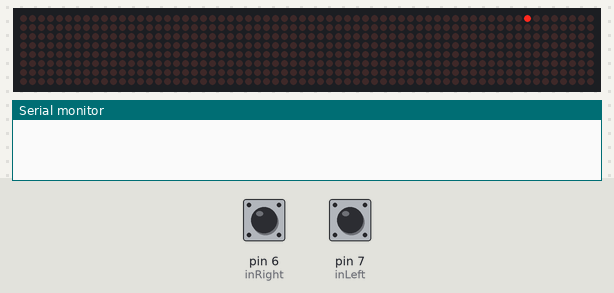
This sketch was run on a simulated Arduino Uno, built with avr-gcc and run on an emulated ATmega328P. Shown: 64×8 LED matrix, the last lines printed to the serial monitor. The test bench sets the inputs (shaded band); at power-on: pin 7 (inLeft) LOW, pin 6 (inRight) LOW.

Above: at 1.2 s.
1.3 s: pin 7 (inLeft) pulled HIGH for 1 s
3.8 s: pin 6 (inRight) pulled HIGH for 1 s
At 4.23 s:
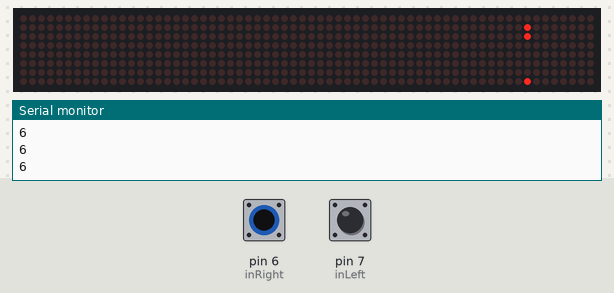
6.3 s: pin 6 (inRight) pulled HIGH for 0.15 s
8.0 s: pin 6 (inRight) pulled HIGH for 3.2 s
At 8.25 s:
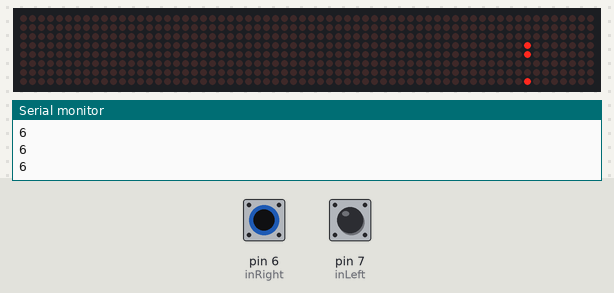
12.7 s: pin 7 (inLeft) pulled HIGH for 0.15 s
At 13.5 s:
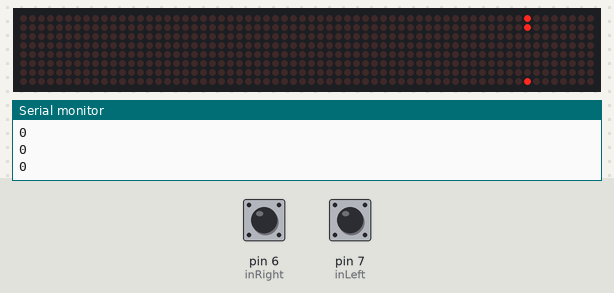
Timing chart, 0 to 15.3 s (numbered marks = the images above; inputs shaded):
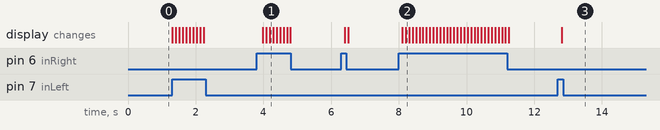

Measured:
- after the input at 3.8 s, the display: first changes after 0.19 s (image 1 shows a later state)
- after the input at 8.0 s, the display: first changes after 0.10 s (image 2 shows a later state)
- after the input at 12.7 s, the display: changes after 0.11 s (image 3)

The sketch:

snake_matrix_button.ino
```cpp
#include <LedControl.h>
LedControl lc=LedControl(12,10,11,0);

int inLeft = 7;
int valLeft = 0;
int inRight = 6;
int valRight = 0;
int row = 0;
int col = 0;

void setup() {
  Serial.begin(9600);
  pinMode(inLeft, INPUT);    // declare pushbutton as input
  pinMode(inRight, INPUT);    // declare pushbutton as input
  lc.shutdown(0,false);// turn off power saving, enables display
  lc.setIntensity(0,5);// sets brightness (0~15 possible values)
  lc.clearDisplay(0);// clear screen
  lc.setLed(0,row,col,true);
}

void loop(){
  valLeft = digitalRead(inLeft);
  valRight = digitalRead(inRight);
  if (valLeft == HIGH)
  {
    row--;
    Serial.println(row);
    lc.setLed(0,row,col,true);
    lc.setLed(0,row+2,col,false);
    Serial.println(row);
    if (row < 0)
    {
      row = 7;
      lc.setLed(0,row-6,col,false);
    }
    Serial.println(row);
    lc.setLed(0,row,col,true);
  }
  delay(50);
  if (valRight == HIGH)
  {
    row++;
    lc.setLed(0,row,col,true);
    lc.setLed(0,row-2,col,false);
    if (row > 7)
    {
      row = 0;
    }
  }
  delay(50);
}
```
